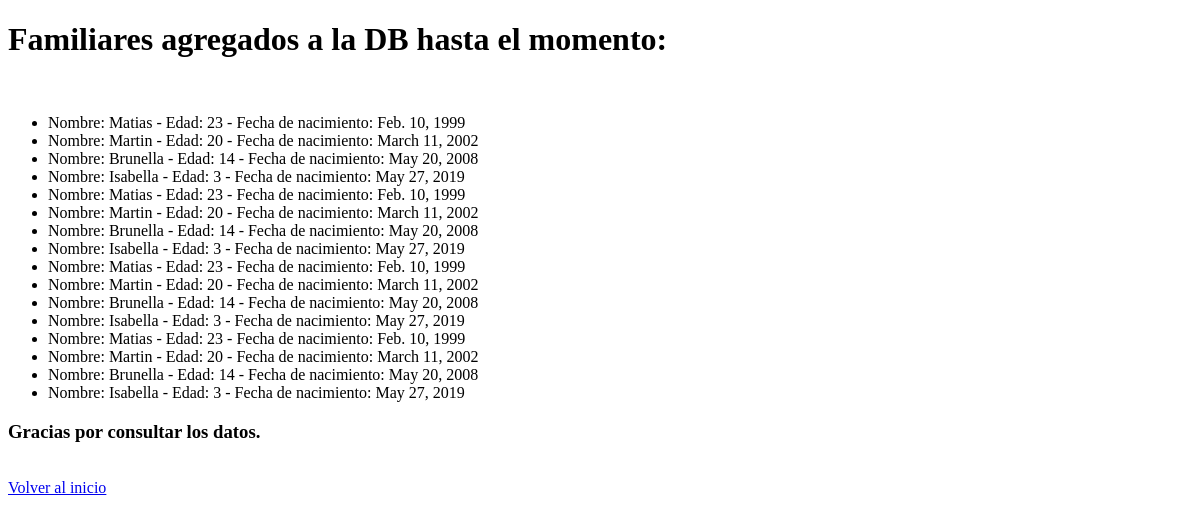
Before: /listar_familiares/ with the older database file.
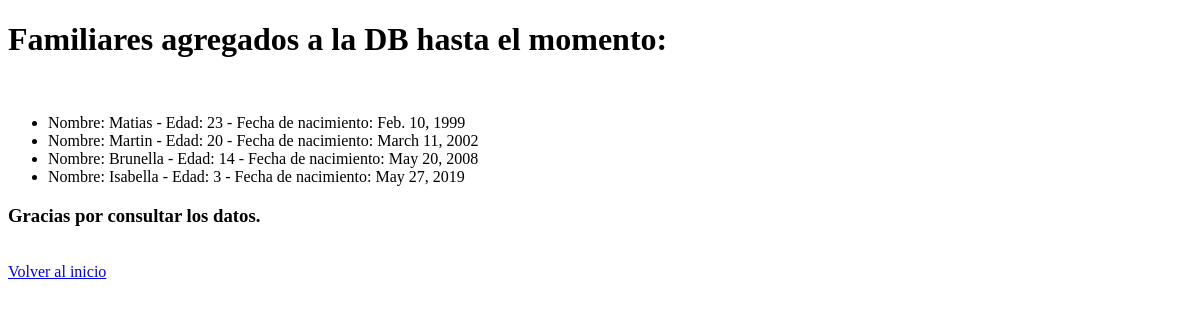
After: the same page with the newer database file.
### familia_app/models.py (models this page shows)
class Familia(models.Model):
    nombre = models.CharField(max_length=50, unique=True,)
    edad = models.IntegerField(unique=True)
    fecha_nacimiento = models.DateField(unique=True)

### familia_app/views.py (the view)
# urls.py: path("listar_familiares/", listar_familiares),
def listar_familiares(request):
    query = Familia.objects.all()
    familiares_db = {"familia":query}
    plantilla = loader.get_template("listar.html")
    doc = plantilla.render(familiares_db)
    return HttpResponse(doc)

### familia_app/templates/listar.html (shortened to what this page needs)
<!DOCTYPE html>
<html lang="en">
<head>
</head>
<body>
    <h1>Familiares agregados a la DB hasta el momento:</h1>
    <br>
    <ul>
        {% for x in familia %}
        <li>Nombre: {{x.nombre}} - Edad: {{x.edad}} - Fecha de nacimiento: {{x.fecha_nacimiento}}</li>
        {% endfor %}
    </ul>
    <h3>Gracias por consultar los datos.</h3>
    <br>
    <a href="http://127.0.0.1:8000/inicio/">Volver al inicio</a>
</body>
</html>

Changed rows visible on the page:
removed Familia: nombre "Matias", edad "23", fecha_nacimiento "Feb. 10, 1999"
removed Familia: nombre "Martin", edad "20", fecha_nacimiento "March 11, 2002"
removed Familia: nombre "Brunella", edad "14", fecha_nacimiento "May 20, 2008"
removed Familia: nombre "Isabella", edad "3", fecha_nacimiento "May 27, 2019"
removed Familia: nombre "Matias", edad "23", fecha_nacimiento "Feb. 10, 1999"
removed Familia: nombre "Martin", edad "20", fecha_nacimiento "March 11, 2002"
removed Familia: nombre "Brunella", edad "14", fecha_nacimiento "May 20, 2008"
removed Familia: nombre "Isabella", edad "3", fecha_nacimiento "May 27, 2019"
removed Familia: nombre "Matias", edad "23", fecha_nacimiento "Feb. 10, 1999"
removed Familia: nombre "Martin", edad "20", fecha_nacimiento "March 11, 2002"
removed Familia: nombre "Brunella", edad "14", fecha_nacimiento "May 20, 2008"
removed Familia: nombre "Isabella", edad "3", fecha_nacimiento "May 27, 2019"
